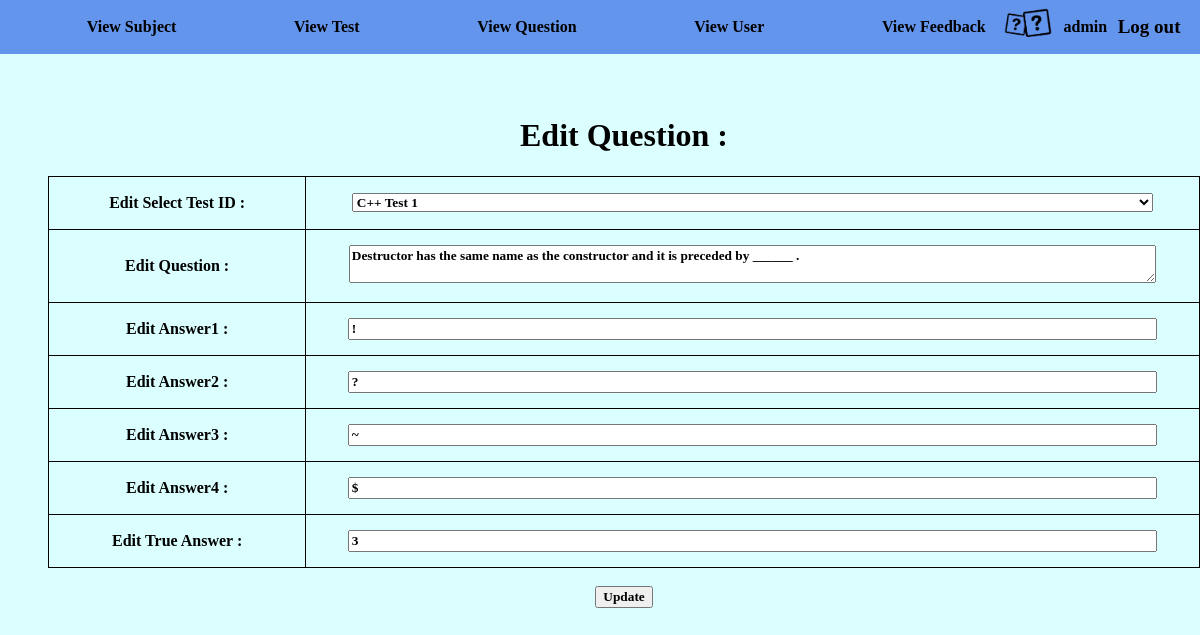
Page /editQuestion.php?que_id=1 (signed in) on the committed database.
### tables this page shows
CREATE TABLE `quiz_question` (
  `que_id` int(5) NOT NULL,
  `test_id` int(5) DEFAULT NULL,
  `que_desc` varchar(250) DEFAULT NULL,
  `ans1` varchar(275) DEFAULT NULL,
  `ans2` varchar(275) DEFAULT NULL,
  `ans3` varchar(275) DEFAULT NULL,
  `ans4` varchar(275) DEFAULT NULL,
  `true_ans` int(1) DEFAULT NULL,
  `date` timestamp NOT NULL DEFAULT current_timestamp()
);

### editQuestion.php (the view, shortened to what this page needs)
<!DOCTYPE html>
<html>
<head>
</head>
<body>
 <?php include "adminMenu.php"?>
 <?php
      include "database.php";
    $id = $_REQUEST['que_id'];
        $result=mysqli_query($con,"SELECT * FROM quiz_question WHERE que_id = '$id'");
        $test = mysqli_fetch_array($result);
    $Testid=$test['test_id'];
    $Quedesc=$test['que_desc'];
    $Ans1=$test['ans1'];
    $Ans2=$test['ans2'];
    $Ans3=$test['ans3'];
    $Ans4=$test['ans4'];
    $Trueans=$test['true_ans'];
            ?>
  <center>
    <div class ="all-Table">
    <h1>Edit Question :</h1>
    <form method="post">
      <table>
        <tr>
          <td width ="300px" height="50px" >Edit Select Test ID  : </td>
           <td width ="1100px" height="50px"><select class="form-control" style='width:90%;' value="<?php echo $Testid?>" name="testid">
            <?php
            include"database.php";
                $result=mysqli_query($con,"Select * from quiz_test order by test_id");
                    while($row=mysqli_fetch_array($result))
                {
                if($row[0]==$Testid)
                {
                  echo "<option value='$row[0]' selected>$row[2]</option>";
                }
                else
                {
                  echo "<option value='$row[0]'>$row[2]</option>";
                }
              }
            ?>
        </select></td></tr>
         <tr>
          <td width ="300px" height="50px" >Edit Question  : </td>
          <td width ="1100px" height="70px"><textarea class="form-control" name="addque" type="text" id="addque"><?php echo $Quedesc ?></textarea></td>
        </tr>
        <tr>
          <td width ="300px" height="50px" >Edit Answer1  : </td>
          <td width ="1100px" height="50px"><input class="form-control" value="<?php echo $Ans1?>" name="ans1" type="text" id="ans1"></td>
        </tr>
        <tr>
          <td width ="300px" height="50px" >Edit Answer2  : </td>
          <td width ="1100px" height="50px"><input class="form-control" value="<?php echo $Ans2?>" name="ans2" type="text" id="ans2"></td>
        </tr>
        <tr>
          <td width ="300px" height="50px" >Edit Answer3  : </td>
          <td width ="1100px" height="50px"><input class="form-control" value="<?php echo $Ans3?>" name="ans3" type="text" id="ans3"></td>
        </tr>
        <tr>
          <td width ="300px" height="50px" >Edit Answer4  : </td>
          <td width ="1100px" height="50px"><input class="form-control" value="<?php echo $Ans4?>" name="ans4" type="text" id="ans4"></td>
        </tr>
        <tr>
          <td width ="300px" height="50px" >Edit True Answer  : </td>
          <td width ="1100px" height="50px"><input class="form-control" value="<?php echo $Trueans?>" name="anstrue" type="number" id="anstrue"></td>
        </tr>
      </table><br>
      <input type="submit" name="Submit1" value="Update">
		</form>
	</div>
</body>
</html>

### editQuestion.php (style rules this page uses)
* { font-weight: bold; }
table { border-collapse: collapse; text-align: center; }
table, td, th { border: 1px solid black; }
body { background-color:#DBFFFF; margin: 0; }
.all-Table { position: absolute; padding-left:4%; padding-top: 8%; }
.form-control { width:90%; }

### adminMenu.php (style rules this page uses)
* { font-family: 'Merienda One', cursive; }

### rows in the picture
quiz_question: addque "Destructor has the same name as the constructor and it is preceded by ______ .", ans1 "!", ans2 "?", ans3 "~", ans4 "$", anstrue "3"

### other values in the picture
$_SESSION['loginAdmin'] "admin"
form field testid "C++ Test 1"
